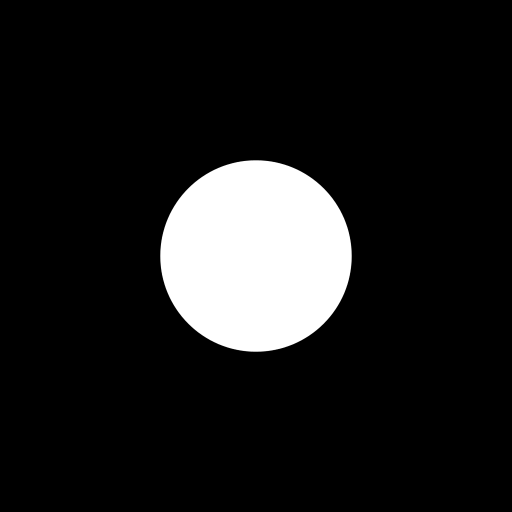
#> input picture FFT_CGH_thesis/SNR_Diff/Ch6/One circle_1024.png, 1024 x 1024 px, found by its file name (shown at 1/2 size)
$ python IFT_check_loop_T.py
#> lines starting #> are read from the running program, lines starting #| are printed output that depends on the picture; pictures that were not available may be replaced by others from this repository, and a replacement may not be noted
# -*- coding: utf-8 -*-
"""
Created on Sat Dec 14 17:55:01 2024

@author: Shang Gao
"""


import numpy as np
import matplotlib.pyplot as plt
from scipy.fft import ifft2,ifftshift
import os
"""This file can process multiple holograms together and automatically, where the SNR and Diff are calculated for each one."""
# Read the path of original image.
original_path2="C:/Users/Laboratorio/MakeHologram/FFT_CGH_thesis/SNR_Diff/Ch6/One circle_1024.png"

original2=plt.imread(original_path2)
#> original2 is the input picture: shape (1024, 1024, 4) float32; mean R, G, B, A 0.11, 0.11, 0.11, 1
original2_r=original2[:,:,0]/np.sum(original2[:,:,0])
original2_g=original2[:,:,1]/np.sum(original2[:,:,1])
original2_b=original2[:,:,2]/np.sum(original2[:,:,2])
# Save the iteration numbers in different arrays.
r1=np.array([0])
r2=np.array([ 1,5,10,15,20,25,30,35,40]) # ,5,10,20,40
r3=np.array([5, 10, 20,30,35])
# n1 and n2 are iterations for the GS without and with the wimdow.
for n1 in r2:
    # r4=np.arange(5,41-n1,5)

    for n2 in r1:
        # n2=40-n1
        # Use n1, n2 to complete the file path for reading different holograms.
        file_path1 = f"C:/Users/Laboratorio/OneDrive/Documents/Microstar/Simulation of difference of CGHs/SNR_Diff_whitecircle_TF/L300/n1 or n2/One circle_1024_GS_n1_{n1},n2_{n2}_nl n_noise.png"
        # file_path1 = f"C:/Users/Laboratorio/OneDrive/Documents/Microstar/Simulation of difference of CGHs/SNR_Diff_whitecircle_TF/L300/n1 and n2/One circle_1024_GS_n1_{n1},n2_{n2}_nl.png"

        # Read RGB CGHs.
        holo1 = plt.imread(file_path1)
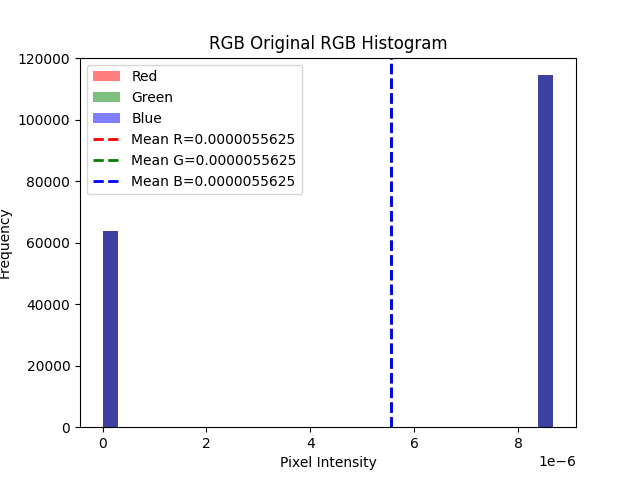
#> input picture FFT_CGH_thesis/SNR_Diff/Ch6/RGB Original_histogram.png, 640 x 480 px, given in place of One circle_1024_GS_n1_1,n2_0_nl n_noise.png, which was not available
#> holo1 is the input picture: shape (480, 640, 4) float32; mean R, G, B, A 0.955, 0.955, 0.967, 1

        height=holo1.shape[0]
#> height = 480
        width=holo1.shape[1]
#> width = 640
        # Convert grayscales to angles.
        holo1_R_angle=holo1[:,:,0]*2*np.pi
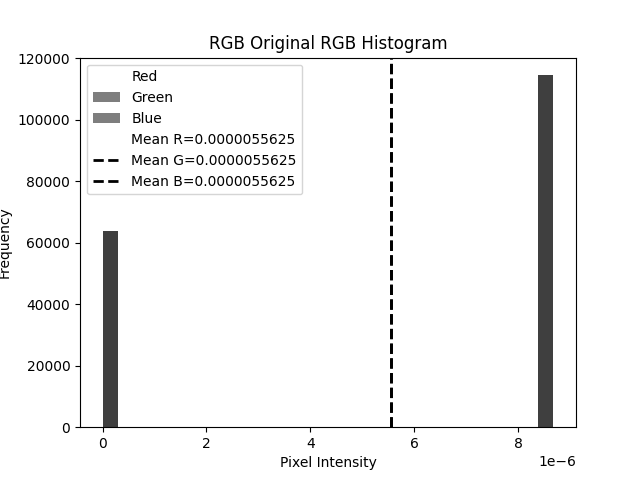
#> holo1_R_angle: shape (480, 640) float32; min 0, max 6.28, mean 6; drawn with min black and max white
        holo1_G_angle=holo1[:,:,1]*2*np.pi
        holo1_B_angle=holo1[:,:,2]*2*np.pi
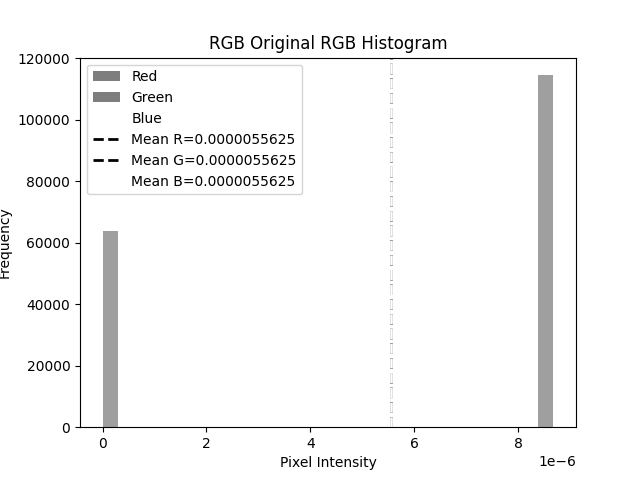
#> holo1_B_angle: shape (480, 640) float32; min 0, max 6.28, mean 6.08; drawn with min black and max white

        # Compute inverse FFT of phase holograms to get reconstrutions.
        Reconstruction_holo1_r = ifftshift(ifft2(np.exp(1j * holo1_R_angle)))
        Reconstruction_holo1_g = ifftshift(ifft2(np.exp(1j * holo1_G_angle)))
        Reconstruction_holo1_b = ifftshift(ifft2(np.exp(1j * holo1_B_angle)))

        I1_r=np.abs(Reconstruction_holo1_r)**2
        I1_r_normalized = I1_r / np.sum(I1_r) # All the sum is 1.
        I1_g=np.abs(Reconstruction_holo1_g)**2
        I1_g_normalized = I1_g / np.sum(I1_g)
        I1_b=np.abs(Reconstruction_holo1_b)**2
        I1_b_normalized = I1_b / np.sum(I1_b)

        l=300
        c_w,c_h=width//2,height//2
#> c_w = 320; c_h = 240
        lh,lw=height-2*l,width-2*l # The size of the window.
#> lh = -120; lw = 40

        #SNR in the window.
        SNR_r=np.sum(I1_r[c_h-lh//2:c_h+lh//2, c_w-lw//2:c_w+lw//2])/(np.sum(I1_r)-np.sum(I1_r[c_h-lh//2:c_h+lh//2, c_w-lw//2:c_w+lw//2]))
#> SNR_r = 0
        SNR_g=np.sum(I1_g[c_h-lh//2:c_h+lh//2, c_w-lw//2:c_w+lw//2])/(np.sum(I1_g)-np.sum(I1_g[c_h-lh//2:c_h+lh//2, c_w-lw//2:c_w+lw//2]))
#> SNR_g = 0
        SNR_b=np.sum(I1_b[c_h-lh//2:c_h+lh//2, c_w-lw//2:c_w+lw//2])/(np.sum(I1_b)-np.sum(I1_b[c_h-lh//2:c_h+lh//2, c_w-lw//2:c_w+lw//2]))
#> SNR_b = 0
        # SNR=(D1_r_snr+D1_g_snr+D1_b_snr)/3
        diff_r1=original2_r[c_h-lh//2:c_h+lh//2, c_w-lw//2:c_w+lw//2]-I1_r_normalized[c_h-lh//2:c_h+lh//2, c_w-lw//2:c_w+lw//2]
#> diff_r1 = empty array
        diff_g1=original2_g[c_h-lh//2:c_h+lh//2, c_w-lw//2:c_w+lw//2]-I1_g_normalized[c_h-lh//2:c_h+lh//2, c_w-lw//2:c_w+lw//2]
#> diff_g1 = empty array
        diff_b1=original2_b[c_h-lh//2:c_h+lh//2, c_w-lw//2:c_w+lw//2]-I1_b_normalized[c_h-lh//2:c_h+lh//2, c_w-lw//2:c_w+lw//2]
#> diff_b1 = empty array
        # Diff in the window with respect to the original.
        D1_r=np.sqrt(np.sum((diff_r1)**2))
#> D1_r = 0
        D1_g=np.sqrt(np.sum((diff_g1)**2))
#> D1_g = 0
        D1_b=np.sqrt(np.sum((diff_b1)**2))
#> D1_b = 0
        # D1=(D1_r+D1_g+D1_b)/3
        print(f"n1 {n1} n2 {n2}: SNR={SNR_r} Diff={D1_r}")
#| n1 1 n2 0: SNR=0.0 Diff=0.0

        max_n1_1=2e-05
        # [29 lines of commented-out code are left out]

        max_Diff=3.3e-06#8.241445357271004e-06
        # Save the absolute of the difference distribution between reconstruction and the original, here the absolute calculation is applied.
        plt.figure()
        plt.imshow(abs(diff_r1),vmax=max_Diff,cmap="YlGnBu")
        plt.colorbar()
        plt.axis("off")
        plt.savefig(f"Diff n1_{n1} n2_{n2}.png", dpi=300, bbox_inches='tight')
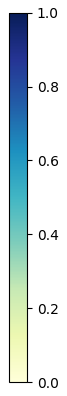
#> figure drawn by matplotlib, 2 panels
#> (the run stopped early here; a loop or call above may not have finished)
